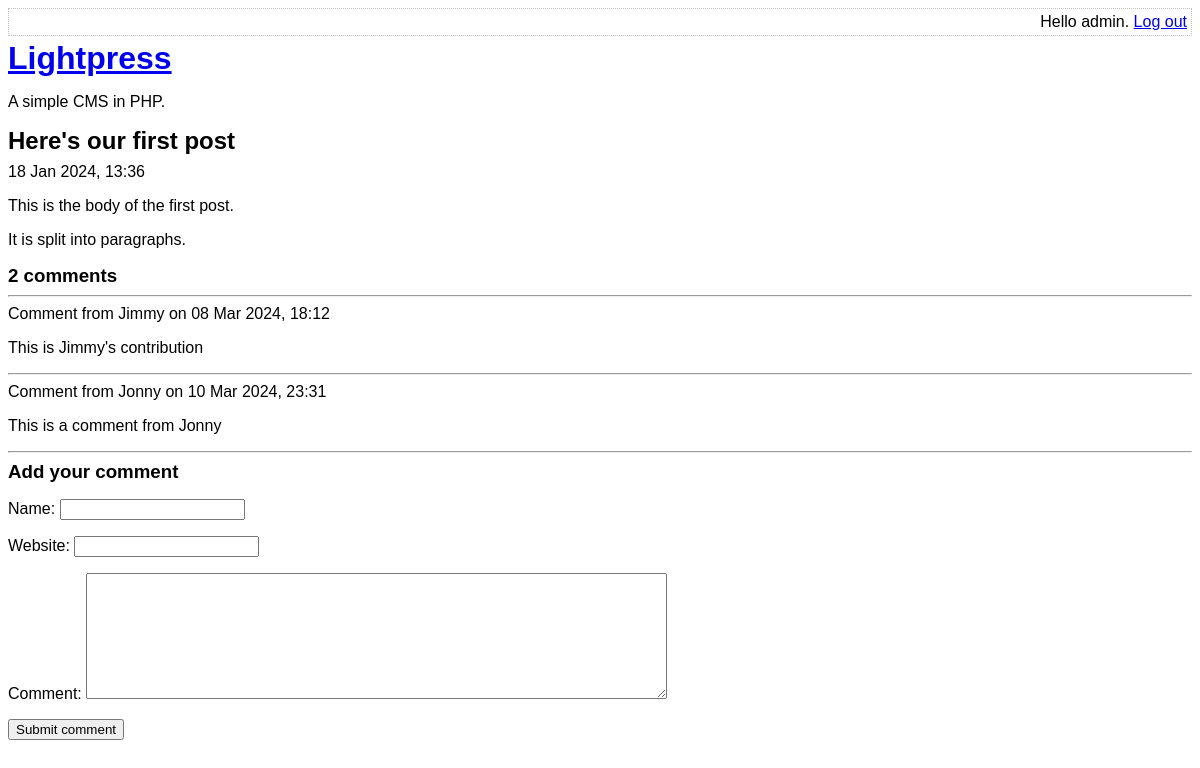
Page /view-post.php?post_id=1 (signed in) on the committed database.
### tables this page shows
CREATE TABLE post (
    id INTEGER PRIMARY KEY AUTOINCREMENT NOT NULL,
    title VARCHAR NOT NULL,
    body VARCHAR NOT NULL,
    user_id INTEGER NOT NULL,
    created_at VARCHAR NOT NULL,
    updated_at VARCHAR
);

CREATE TABLE comment (
    id INTEGER PRIMARY KEY AUTOINCREMENT NOT NULL,
    post_id INTEGER NOT NULL,
    created_at VARCHAR NOT NULL,
    name VARCHAR NOT NULL,
    website VARCHAR,
    text VARCHAR NOT NULL
);

### lib/view-post.php (called while the page is built, shortened)
<?php
function getPostRow(PDO $pdo, $postId)
{
    $stmt = $pdo->prepare(
        'SELECT
            title, created_at, body
        FROM
            post
        WHERE
            id = :id'
    );
    $result = $stmt->execute(
        array('id' => $postId, )
    );
    $row = $stmt->fetch(PDO::FETCH_ASSOC);
    return $row;
    }

### view-post.php (the view, shortened to what this page needs)
<?php
require_once 'lib/common.php';
require_once 'lib/view-post.php';
if (isset($_GET['post_id']))
{
    $postId = $_GET['post_id'];
}
else
{
    $postId = 0;
}
$pdo = getPDO();
$row = getPostRow($pdo, $postId);
?>
<!DOCTYPE html>
<html>
    <head>
        <?php require 'templates/head.php' ?>
    </head>
    <body>
        <?php require 'templates/title.php' ?>
        <h2>
            <?php echo htmlEscape($row['title']) ?>
        </h2>
        <div>
            <?php echo convertSqlDate($row['created_at']) ?>
        </div>
        <?php echo convertNewlinesToParagraphs($row['body']) ?>
        <h3><?php echo countCommentsForPost($postId) ?> comments</h3>
        <?php foreach (getCommentsForPost($postId) as $comment): ?>
            <hr />
            <div class="comment">
                <div class="comment-meta">
                    Comment from
                    <?php echo htmlEscape($comment['name']) ?>
                    on
                    <?php echo convertSqlDate($comment['created_at']) ?>
                </div>
                <div class="comment-body">
                    <?php echo convertNewlinesToParagraphs($comment['text']) ?>
                </div>
            </div>
        <?php endforeach ?>
        <?php require 'templates/comment-form.php' ?>
    </body>
</html>

### lib/common.php (shortened to what this page needs)
<?php
function getRootPath()
{
    return realpath(__DIR__ . '/..');
}
function getDatabasePath()
{
    return getRootPath() . '/data/data.sqlite';
}
function getDsn()
{
    return 'sqlite:' . getDatabasePath();
}
function getPDO()
{
    return new PDO(getDsn());
}
function htmlEscape($html)
{
    return htmlspecialchars($html, ENT_HTML5, 'UTF-8');
}
function convertSqlDate($sqlDate)
{
    $date = DateTime::createFromFormat('Y-m-d H:i:s', $sqlDate);
    return $date->format('d M Y, H:i');
}
function convertNewlinesToParagraphs($text)
{
    $escaped = htmlEscape($text);
    return '<p>' . str_replace("\n", "</p><p>", $escaped) . '</p>';
}
function countCommentsForPost($postId)
{
    $pdo = getPDO();
    $sql = "
        SELECT
            COUNT(*) c
        FROM
            comment
        WHERE
            post_id = :post_id
    ";
    $stmt = $pdo->prepare($sql);
    $stmt->execute(
        array('post_id' => $postId, )
    );
    return (int) $stmt->fetchColumn();
}
function getCommentsForPost($postId)
{
    $pdo = getPDO();
    $sql = "
        SELECT
            id, name, text, created_at, website
        FROM
            comment
        WHERE
            post_id = :post_id
    ";
    $stmt = $pdo->prepare($sql);
    $stmt->execute(
        array('post_id' => $postId, )
    );
    return $stmt->fetchAll(PDO::FETCH_ASSOC);
}

### assets/main.css (style rules this page uses)
h1, h2, h3 { margin-top: 0; margin-bottom: 8px; }
body { font-family: sans-serif; }

### rows in the picture
post: title "Here's our first post", created_at "18 Jan 2024, 13:36", body "This is the body of the first post. It is split into paragraphs."
comment: name "Jimmy", created_at "08 Mar 2024, 18:12", text "This is Jimmy's contribution"
comment: name "Jonny", created_at "10 Mar 2024, 23:31", text "This is a comment from Jonny"

### other values in the picture
htmlEscape(getAuthUser()) "admin"
countCommentsForPost($postId) "2"
